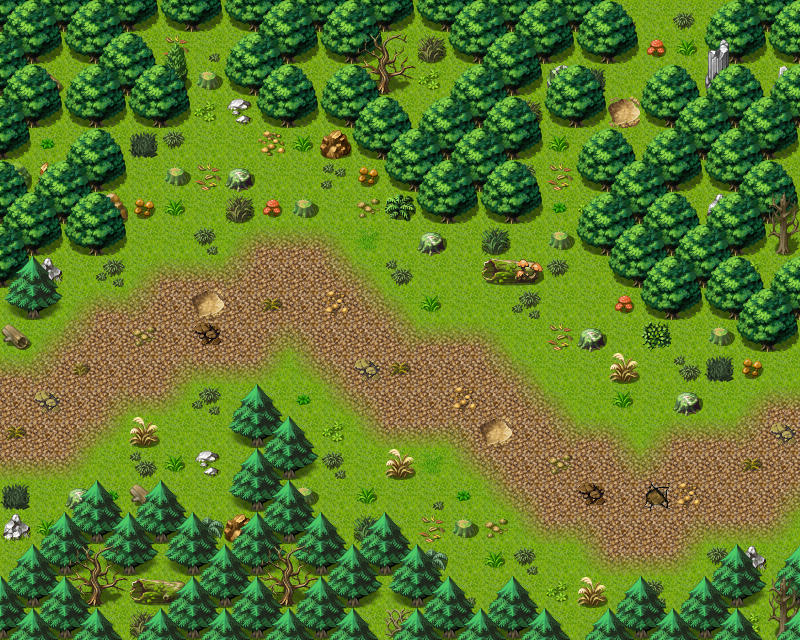

A 2D game scene composited from a Tiled map and its tileset images. What follows is a short description and the map's XML, with each tile layer's data collapsed to a summary:
An orthogonal 25x20 tile map with 32x32 px tiles, 3 tile layers (Ground, Objects, Above), 1 hidden layer not drawn, 40 tilesets and 8 objects (6x spawn, 2x mapchange).

<map version="1.0" orientation="orthogonal" width="25" height="20" tilewidth="32" tileheight="32">
 <properties>
  <property name="outdoors" value="1" />
 </properties>
 <tileset firstgid="1" name="map_bed_1" tilewidth="32" tileheight="32">
  <image source="../drawable/map_bed_1.png" width="512" height="256" />
 </tileset>
 <tileset firstgid="129" name="map_border_1" tilewidth="32" tileheight="32">
  <image source="../drawable/map_border_1.png" width="512" height="256" />
 </tileset>
 <tileset firstgid="257" name="map_bridge_1" tilewidth="32" tileheight="32">
  <image source="../drawable/map_bridge_1.png" width="512" height="256" />
 </tileset>
 <tileset firstgid="385" name="map_broken_1" tilewidth="32" tileheight="32">
  <image source="../drawable/map_broken_1.png" width="512" height="256" />
 </tileset>
 <tileset firstgid="513" name="map_cavewall_1" tilewidth="32" tileheight="32">
  <image source="../drawable/map_cavewall_1.png" width="576" height="192" />
 </tileset>
 <tileset firstgid="621" name="map_cavewall_2" tilewidth="32" tileheight="32">
  <image source="../drawable/map_cavewall_2.png" width="576" height="192" />
 </tileset>
 <tileset firstgid="729" name="map_cavewall_3" tilewidth="32" tileheight="32">
  <image source="../drawable/map_cavewall_3.png" width="576" height="192" />
 </tileset>
 <tileset firstgid="837" name="map_chair_table_1" tilewidth="32" tileheight="32">
  <image source="../drawable/map_chair_table_1.png" width="512" height="256" />
 </tileset>
 <tileset firstgid="965" name="map_crate_1" tilewidth="32" tileheight="32">
  <image source="../drawable/map_crate_1.png" width="512" height="256" />
 </tileset>
 <tileset firstgid="1093" name="map_cupboard_1" tilewidth="32" tileheight="32">
  <image source="../drawable/map_cupboard_1.png" width="512" height="256" />
 </tileset>
 <tileset firstgid="1221" name="map_curtain_1" tilewidth="32" tileheight="32">
  <image source="../drawable/map_curtain_1.png" width="512" height="256" />
 </tileset>
 <tileset firstgid="1349" name="map_entrance_1" tilewidth="32" tileheight="32">
  <image source="../drawable/map_entrance_1.png" width="512" height="256" />
 </tileset>
 <tileset firstgid="1477" name="map_fence_1" tilewidth="32" tileheight="32">
  <image source="../drawable/map_fence_1.png" width="512" height="256" />
 </tileset>
 <tileset firstgid="1605" name="map_fence_2" tilewidth="32" tileheight="32">
  <image source="../drawable/map_fence_2.png" width="512" height="256" />
 </tileset>
 <tileset firstgid="1733" name="map_ground_1" tilewidth="32" tileheight="32">
  <image source="../drawable/map_ground_1.png" width="512" height="256" />
 </tileset>
 <tileset firstgid="1861" name="map_ground_2" tilewidth="32" tileheight="32">
  <image source="../drawable/map_ground_2.png" width="512" height="256" />
 </tileset>
 <tileset firstgid="1989" name="map_ground_3" tilewidth="32" tileheight="32">
  <image source="../drawable/map_ground_3.png" width="512" height="256" />
 </tileset>
 <tileset firstgid="2117" name="map_ground_4" tilewidth="32" tileheight="32">
  <image source="../drawable/map_ground_4.png" width="512" height="256" />
 </tileset>
 <tileset firstgid="2245" name="map_ground_5" tilewidth="32" tileheight="32">
  <image source="../drawable/map_ground_5.png" width="512" height="256" />
 </tileset>
 <tileset firstgid="2373" name="map_ground_6" tilewidth="32" tileheight="32">
  <image source="../drawable/map_ground_6.png" width="512" height="256" />
 </tileset>
 <tileset firstgid="2501" name="map_ground_7" tilewidth="32" tileheight="32">
  <image source="../drawable/map_ground_7.png" width="512" height="256" />
 </tileset>
 <tileset firstgid="2629" name="map_ground_8" tilewidth="32" tileheight="32">
  <image source="../drawable/map_ground_8.png" width="512" height="256" />
 </tileset>
 <tileset firstgid="2757" name="map_indoor_1" tilewidth="32" tileheight="32">
  <image source="../drawable/map_indoor_1.png" width="512" height="256" />
 </tileset>
 <tileset firstgid="2885" name="map_kitchen_1" tilewidth="32" tileheight="32">
  <image source="../drawable/map_kitchen_1.png" width="512" height="256" />
 </tileset>
 <tileset firstgid="3013" name="map_outdoor_1" tilewidth="32" tileheight="32">
  <image source="../drawable/map_outdoor_1.png" width="512" height="256" />
 </tileset>
 <tileset firstgid="3141" name="map_pillar_1" tilewidth="32" tileheight="32">
  <image source="../drawable/map_pillar_1.png" width="512" height="256" />
 </tileset>
 <tileset firstgid="3269" name="map_plant_1" tilewidth="32" tileheight="32">
  <image source="../drawable/map_plant_1.png" width="512" height="256" />
 </tileset>
 <tileset firstgid="3397" name="map_rock_1" tilewidth="32" tileheight="32">
  <image source="../drawable/map_rock_1.png" width="512" height="256" />
 </tileset>
 <tileset firstgid="3525" name="map_roof_1" tilewidth="32" tileheight="32">
  <image source="../drawable/map_roof_1.png" width="512" height="256" />
 </tileset>
 <tileset firstgid="3653" name="map_roof_2" tilewidth="32" tileheight="32">
  <image source="../drawable/map_roof_2.png" width="512" height="256" />
 </tileset>
 <tileset firstgid="3781" name="map_shop_1" tilewidth="32" tileheight="32">
  <image source="../drawable/map_shop_1.png" width="512" height="256" />
 </tileset>
 <tileset firstgid="3909" name="map_sign_ladder_1" tilewidth="32" tileheight="32">
  <image source="../drawable/map_sign_ladder_1.png" width="512" height="256" />
 </tileset>
 <tileset firstgid="4037" name="map_table_1" tilewidth="32" tileheight="32">
  <image source="../drawable/map_table_1.png" width="512" height="256" />
 </tileset>
 <tileset firstgid="4165" name="map_trail_1" tilewidth="32" tileheight="32">
  <image source="../drawable/map_trail_1.png" width="512" height="256" />
 </tileset>
 <tileset firstgid="4293" name="map_tree_1" tilewidth="32" tileheight="32">
  <image source="../drawable/map_tree_1.png" width="512" height="256" />
 </tileset>
 <tileset firstgid="4421" name="map_wall_1" tilewidth="32" tileheight="32">
  <image source="../drawable/map_wall_1.png" width="512" height="256" />
 </tileset>
 <tileset firstgid="4549" name="map_wall_2" tilewidth="32" tileheight="32">
  <image source="../drawable/map_wall_2.png" width="480" height="256" />
 </tileset>
 <tileset firstgid="4669" name="map_wall_3" tilewidth="32" tileheight="32">
  <image source="../drawable/map_wall_3.png" width="480" height="256" />
 </tileset>
 <tileset firstgid="4789" name="map_window_1" tilewidth="32" tileheight="32">
  <image source="../drawable/map_window_1.png" width="512" height="256" />
 </tileset>
 <tileset firstgid="4917" name="map_window_2" tilewidth="32" tileheight="32">
  <image source="../drawable/map_window_2.png" width="512" height="256" />
 </tileset>
 <layer name="Ground" width="25" height="20">
  <data>[500 cells, 500 non-empty, 2 distinct tile ids]</data>
 </layer>
 <layer name="Objects" width="25" height="20">
  <data>[500 cells, 399 non-empty, 71 distinct tile ids]</data>
 </layer>
 <layer name="Above" width="25" height="20">
  <data>[500 cells, 75 non-empty, 9 distinct tile ids]</data>
 </layer>
 <layer name="Walkable" width="25" height="20" visible="0">
  <data>[500 cells, 235 non-empty, 1 distinct tile ids]</data>
 </layer>
 <objectgroup name="Mapevents" width="25" height="20">
  <object name="west" type="mapchange" x="0" y="352" width="32" height="160">
   <properties>
    <property name="map" value="road5" />
    <property name="place" value="east" />
   </properties>
  </object>
  <object name="north" type="mapchange" x="608" y="0" width="128" height="32">
   <properties>
    <property name="map" value="soulpartdungeon0" />
    <property name="place" value="south" />
   </properties>
  </object>
 </objectgroup>
 <objectgroup name="Spawn" width="25" height="20">
  <!-- 6 objects omitted --></objectgroup>
 <objectgroup name="Keys" width="25" height="20" />
</map>
<!-- 6 of 8 objects omitted -->
